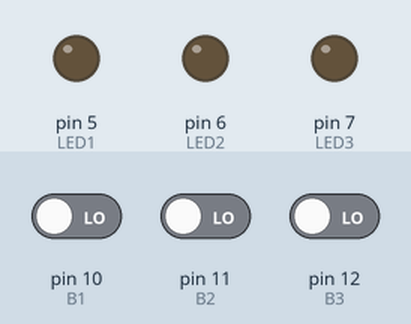
This sketch was run on a simulated Arduino Uno, built with avr-gcc and run on an emulated ATmega328P. On the bench: output pins drawn as LEDs (lit = HIGH). Inputs (shaded band) come from the test bench; at power-on: pin 10 (B1) LOW, pin 11 (B2) LOW, pin 12 (B3) LOW.

Above: at 1.2 s.
1.3 s: pin 10 (B1) driven HIGH
At 1.8 s:
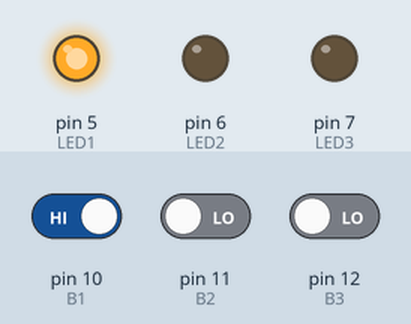
2.8 s: pin 11 (B2) driven HIGH
At 4.0 s:
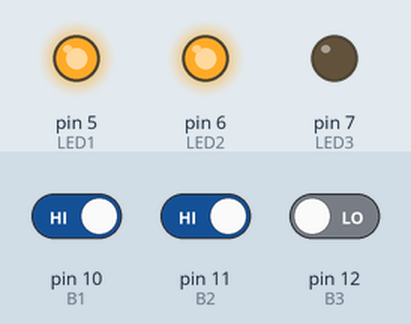
4.3 s: pin 12 (B3) driven HIGH
At 5.3 s:
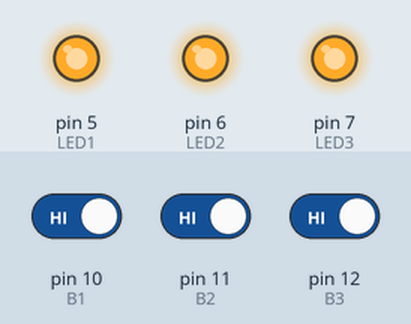
5.8 s: pin 10 (B1) driven LOW
At 6.4 s:
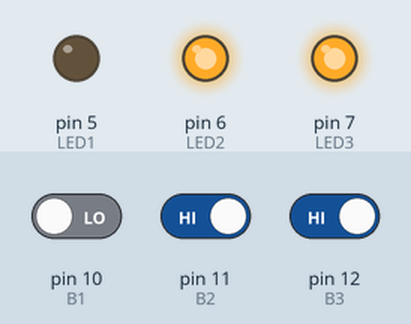
7.3 s: pin 11 (B2) driven LOW
At 8.5 s:
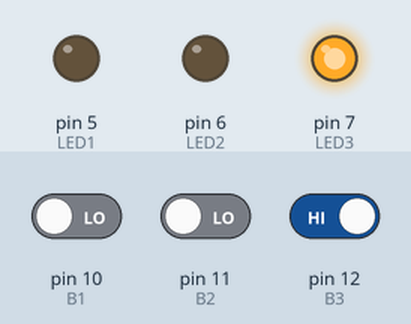
8.8 s: pin 10 (B1) driven HIGH
At 9.9 s:
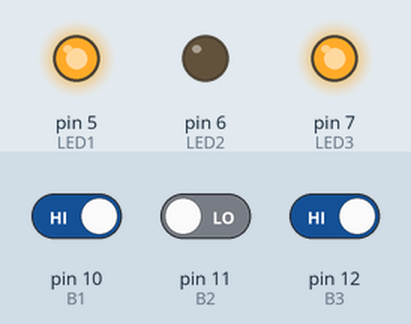
Timing chart, 0 to 11.3 s (numbered marks = the images above; inputs shaded):
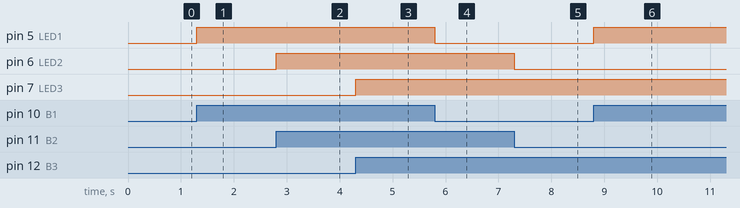

The sketch:

main.ino
```cpp
#define LED1 5
#define LED2 6
#define LED3 7
#define B1 10
#define B2 11
#define B3 12
void setup() {
  Serial.begin(9600);
  pinMode(LED1, OUTPUT);
  pinMode(LED2, OUTPUT);
  pinMode(LED3, OUTPUT);
  pinMode(B1, INPUT);
  pinMode(B2, INPUT);
  pinMode(B3, INPUT);
  digitalWrite(LED1, LOW);
  digitalWrite(LED2, LOW);
  digitalWrite(LED3, LOW);


}

void loop() {
  int B1State = digitalRead(B1);
  int B2State = digitalRead(B2);
  int B3State = digitalRead(B3);

  if (B1State == HIGH) {
    digitalWrite(LED1, HIGH);
  }
  else {
    digitalWrite(LED1, LOW);
  }
  if (B2State == HIGH) {
    digitalWrite(LED2, HIGH);
  }
  else {
    digitalWrite(LED2, LOW);
  }
  if (B3State == HIGH) {
    digitalWrite(LED3, HIGH);
  }
  else {
    digitalWrite(LED3, LOW);
  }

}
```

Measured:
- after the input at 1.3 s, pin 5 (LED1): LOW → HIGH at once
- after the input at 2.8 s, pin 6 (LED2): LOW → HIGH at once
- after the input at 4.3 s, pin 7 (LED3): LOW → HIGH at once
- after the input at 5.8 s, pin 5 (LED1): HIGH → LOW at once
- after the input at 7.3 s, pin 6 (LED2): HIGH → LOW at once
- after the input at 8.8 s, pin 5 (LED1): LOW → HIGH at once
